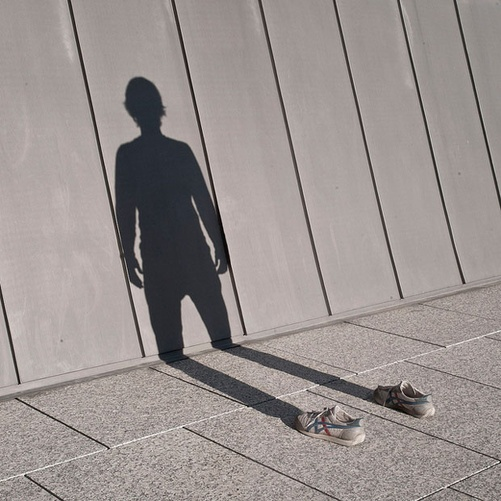
#> input picture shadow/shadow1.jpg, 501 x 501 px, shrunk from 620 x 620 before the run
$ python shadow-detection.py
#> lines starting #> are read from the running program, lines starting #| are printed output that depends on the picture; after the words box and inside, x2 and y2 are one past the last pixel; in counts of white or black regions, pixels touching at a corner belong together
import numpy as np
import cv2
from skimage.morphology import remove_small_objects

img1 = cv2.imread('shadow1.jpg')
#> img1 is the input picture: shape (501, 501, 3); mean B, G, R 142.7, 145, 152.8
img2 = cv2.imread('shadow2.jpg')
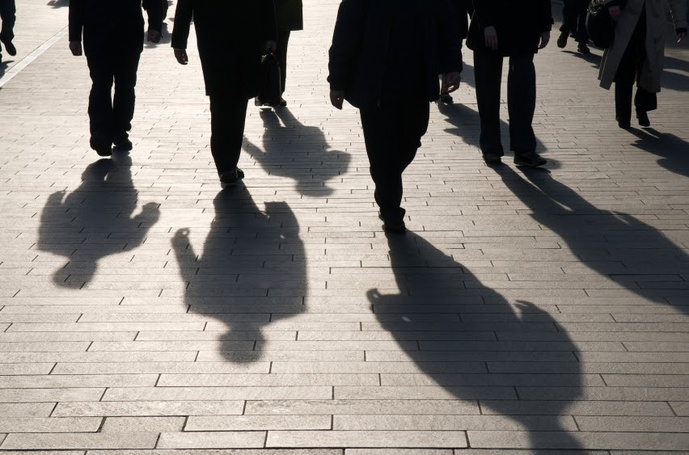
#> input picture shadow/shadow2.jpg, 689 x 455 px, shrunk from 852 x 563 before the run
#> img2 is the input picture: shape (455, 689, 3); mean B, G, R 117.8, 122.6, 127.5
img3 = cv2.imread('shadow3.jpg')
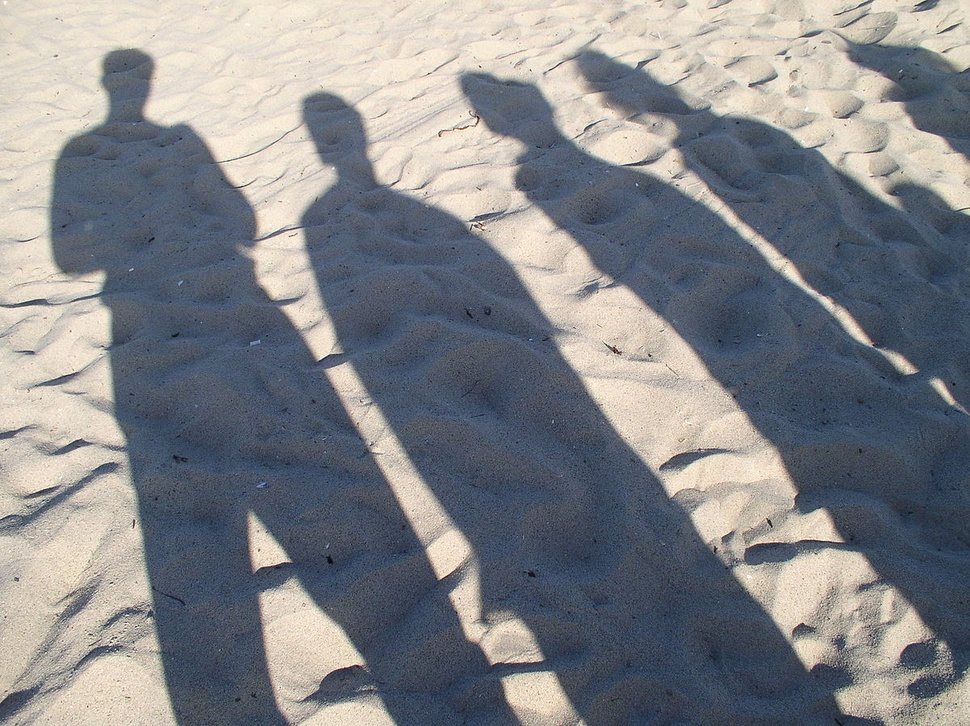
#> input picture shadow/shadow3.jpg, 970 x 726 px, shrunk from 1200 x 898 before the run
#> img3 is the input picture: shape (726, 970, 3); mean B, G, R 137, 133, 131.5
img4 = cv2.imread('shadow4.jpg')
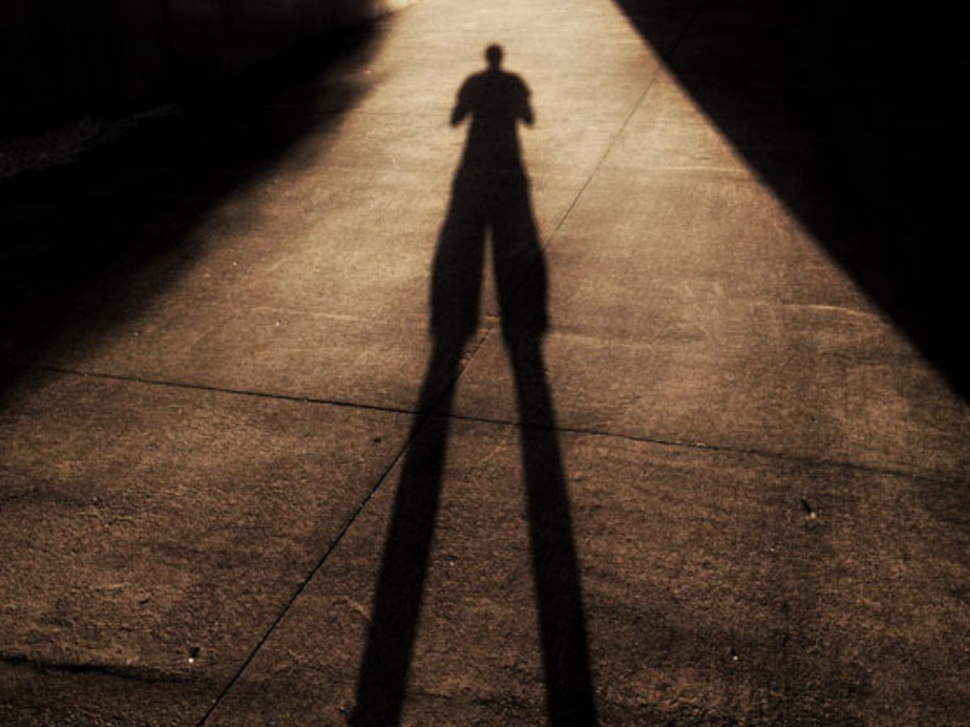
#> input picture shadow/shadow4.jpg, 970 x 727 px, shrunk from 1200 x 900 before the run
#> img4 is the input picture: shape (727, 970, 3); mean B, G, R 42.3, 56.2, 74
img5 = cv2.imread('shadow5.jpg')
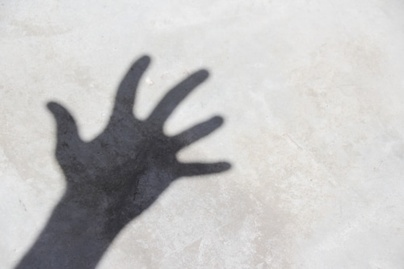
#> input picture shadow/shadow5.jpg, 404 x 269 px, shrunk from 500 x 333 before the run
#> img5 is the input picture: shape (269, 404, 3); mean B, G, R 195.5, 195.8, 196.6
img6 = cv2.imread('shadow5.jpg')

# Change image input from this variable
main_img = img3

cv2.imshow('origin', main_img)
gray = cv2.cvtColor(main_img, cv2.COLOR_RGB2GRAY)

b, g, r = np.double(cv2.split(main_img))
im1 = cv2.cvtColor(main_img, cv2.COLOR_RGB2GRAY)

shadow_ratio = (4 / np.pi) * np.arctan2((b - g), (b + g))
cv2.imshow('shadow ratio', shadow_ratio)

shadow_mask = shadow_ratio > np.mean(shadow_ratio)
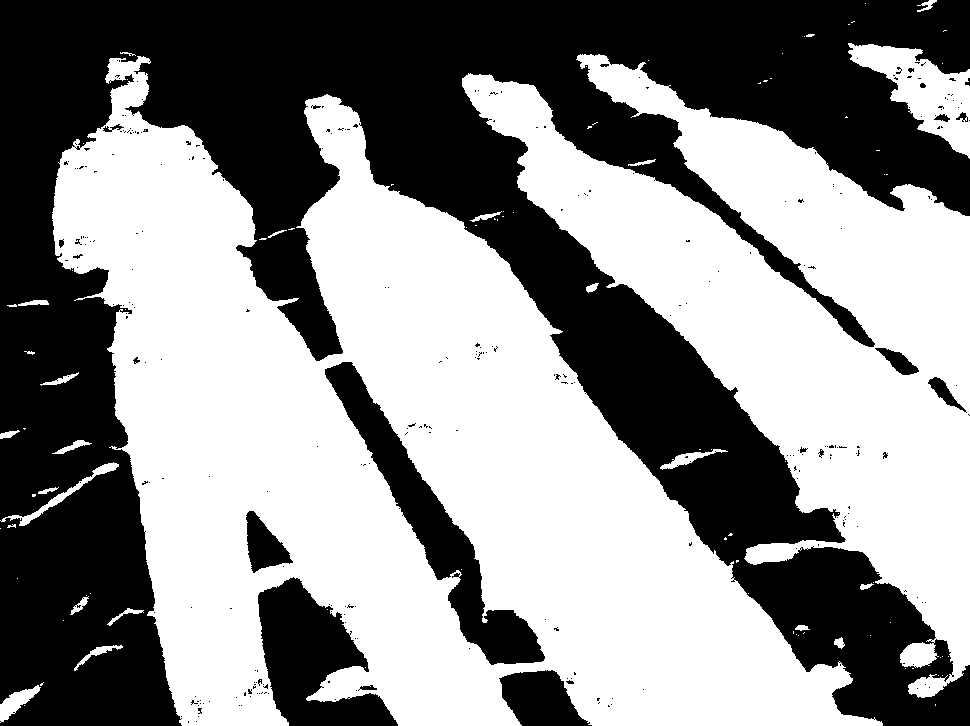
#> shadow_mask: shape (726, 970) bool; 55.1% white; 295 black regions (271 under 20 px), largest, box (x1, y1, x2, y2) and area: (0, 0, 970, 726) 284958, (325, 362, 545, 665) 12892, (258, 577, 398, 726) 11224
cv2.imshow("shadow_mask", np.uint8(shadow_mask * 255))
shadow_mask[-5:5, -5:5] = 0

cv2.imshow("shadow_mask1", np.uint8(shadow_mask * 255))
shadow_mask = remove_small_objects(shadow_mask, min_size=80, connectivity=3)
#> shadow_mask: shape (726, 970) bool; 55% white; 295 black regions (271 under 20 px), largest, box (x1, y1, x2, y2) and area: (0, 0, 970, 726) 285618, (325, 362, 545, 665) 12893, (258, 577, 398, 726) 11226
cv2.imwrite('shadow_mask1.png', np.uint8(shadow_mask * 255))

cv2.imshow("shadow_mask1", np.uint8(shadow_mask * 255))
kernel = cv2.getStructuringElement(cv2.MORPH_ELLIPSE, (5, 5))
kernel[1, 0] = 0
kernel[3, 0] = 0
kernel[1, 4] = 0
kernel[3, 4] = 0
shadow_mask1 = np.uint8(shadow_mask * 1)
mask = cv2.dilate(shadow_mask1, kernel) - shadow_mask1
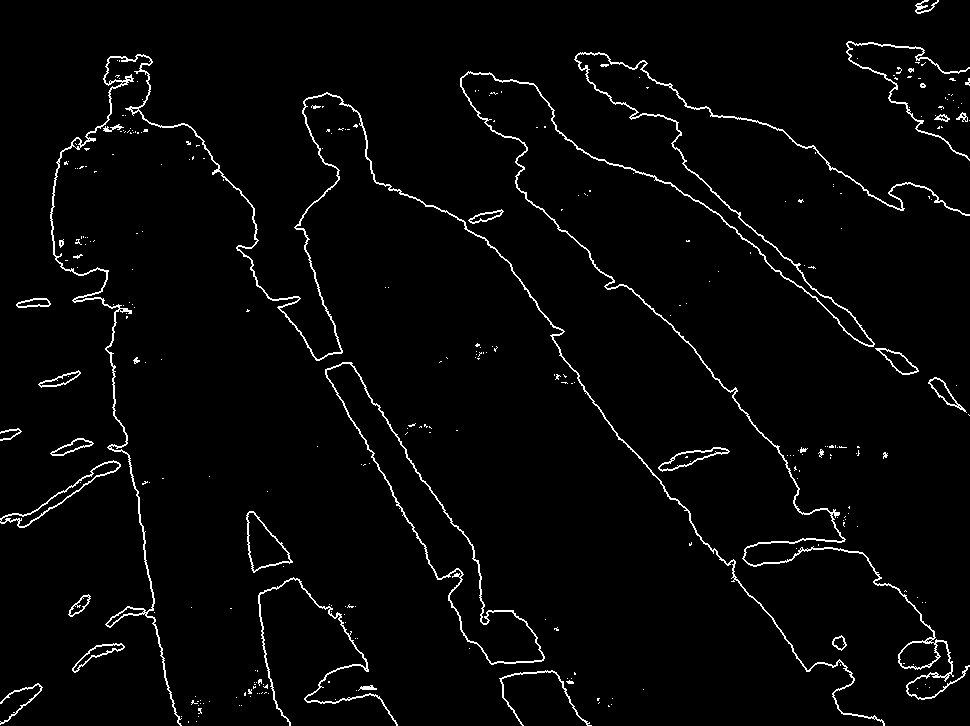
#> mask: shape (726, 970); values 0 (black) and 1 (white), 2.7% white in thin lines or dots

cv2.imshow("boundary", np.uint8(mask * 255))
[row, col] = np.where(mask == 1)
#> row = 19015 values from 0 to 725; col = 19015 values, max 969 at index 814, min 0 at index 10552, mean 488.5
for i in range(len(row) - 1):
    cv2.line(im1, (col[i], row[i]), (col[i + 1], row[i + 1]), (0, 0, 255), 1)
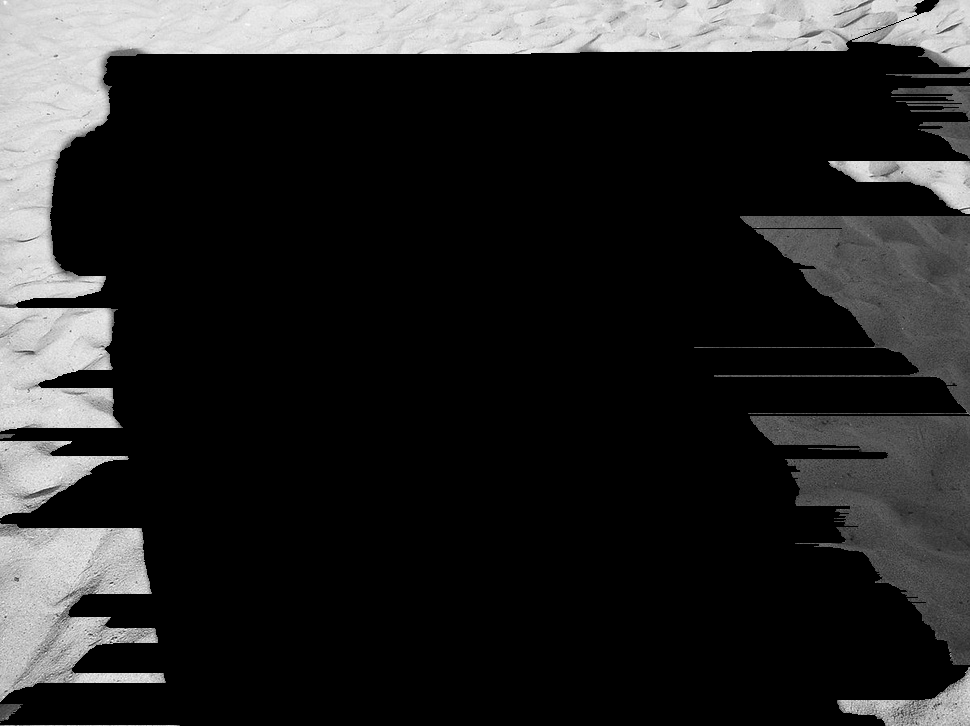
#> im1: shape (726, 970); min 0, max 251, mean 39.1
cv2.imshow("original-shadow", main_img)
cv2.waitKey(0)
cv2.destroyAllWindows()
